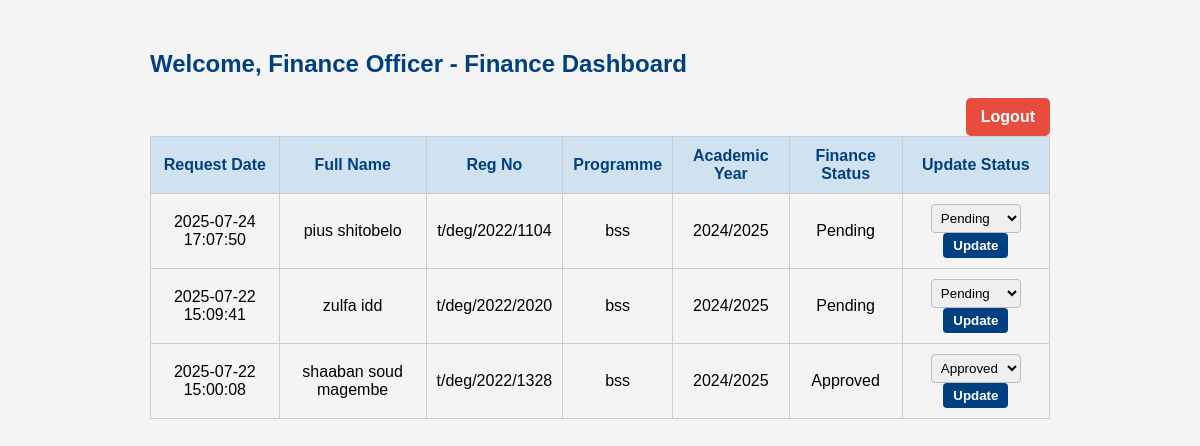
Screenshot of /finance_dashboard.php (signed in) with the database file from the repository.
### tables this page shows
CREATE TABLE `clearance_requests` (
  `id` int(11) NOT NULL,
  `user_id` int(11) NOT NULL,
  `reg_no` varchar(50) NOT NULL,
  `full_name` varchar(255) NOT NULL,
  `academic_year` varchar(20) NOT NULL,
  `programme` varchar(100) NOT NULL,
  `status_finance` enum('pending','approved','rejected') NOT NULL DEFAULT 'pending',
  `status_dean_of_student` enum('pending','approved','rejected') NOT NULL DEFAULT 'pending',
  `status_mwecauso` enum('pending','approved','rejected') NOT NULL DEFAULT 'pending',
  `status_hod` enum('pending','approved','rejected') NOT NULL DEFAULT 'pending',
  `status_hostel` enum('pending','approved','rejected') NOT NULL DEFAULT 'pending',
  `status_registration` enum('pending','approved','rejected') NOT NULL DEFAULT 'pending',
  `status_head_of_faculty` enum('pending','approved','rejected') NOT NULL DEFAULT 'pending',
  `request_date` timestamp NOT NULL DEFAULT current_timestamp(),
  `status_library` enum('pending','approved','rejected') NOT NULL DEFAULT 'pending'
);

### finance_dashboard.php (the view, shortened to what this page needs)
<?php
require_once 'db.php';
$full_name = $_SESSION['full_name'] ?? 'Finance';
$stmt = $pdo->query("SELECT * FROM clearance_requests ORDER BY request_date DESC");
$requests = $stmt->fetchAll(PDO::FETCH_ASSOC);
?>
<!DOCTYPE html>
<html lang="en">
<head>
</head>
<body>
<h2>Welcome, <?php echo htmlspecialchars($full_name); ?> - Finance Dashboard</h2>
<a href="logout.php" class="logout-btn">Logout</a>
<table>
    <thead>
        <tr>
            <th>Request Date</th>
            <th>Full Name</th>
            <th>Reg No</th>
            <th>Programme</th>
            <th>Academic Year</th>
            <th>Finance Status</th>
            <th>Update Status</th>
        </tr>
    </thead>
    <tbody>
        <?php foreach ($requests as $request): ?>
        <tr>
            <td><?php echo htmlspecialchars($request['request_date']); ?></td>
            <td><?php echo htmlspecialchars($request['full_name']); ?></td>
            <td><?php echo htmlspecialchars($request['reg_no']); ?></td>
            <td><?php echo htmlspecialchars($request['programme']); ?></td>
            <td><?php echo htmlspecialchars($request['academic_year']); ?></td>
            <td><?php echo ucfirst($request['status_finance']); ?></td>
            <td>
                <form method="post" style="margin:0;">
                    <select name="new_status" required>
                        <option value="pending" <?php if ($request['status_finance'] == 'pending') echo 'selected'; ?>>Pending</option>
                        <option value="approved" <?php if ($request['status_finance'] == 'approved') echo 'selected'; ?>>Approved</option>
                    </select>
                    <button type="submit" name="update_status" class="update-btn">Update</button>
                </form>
            </td>
        </tr>
        <?php endforeach; ?>
    </tbody>
</table>
</body>
</html>

### finance_dashboard.php (style rules this page uses)
body { font-family: Arial, sans-serif; background: #f4f4f4; padding: 30px; max-width: 900px; margin: auto; }
h2 { color: #004080; }
table { width: 100%; border-collapse: collapse; margin-top: 15px; }
th, td { border: 1px solid #ccc; padding: 10px; text-align: center; }
th { background-color: #d0e2f0; color: #004080; }
.logout-btn { float: right; background: #e74c3c; color: white; padding: 10px 15px; border: none; border-radius: 5px; cursor: pointer; text-decoration: none; font-weight: bold; }
select { padding: 5px; border-radius: 4px; border: 1px solid #bbb; }
button.update-btn { background-color: #004080; color: white; border: none; padding: 5px 10px; border-radius: 4px; cursor: pointer; font-weight: bold; }

### rows the page displays
clearance_requests: request_date "2025-07-24 17:07:50", full_name "pius shitobelo", reg_no "t/deg/2022/1104", programme "bss", academic_year "2024/2025", status_finance "Pending", new_status "Pending"
clearance_requests: request_date "2025-07-22 15:09:41", full_name "zulfa idd", reg_no "t/deg/2022/2020", programme "bss", academic_year "2024/2025", status_finance "Pending", new_status "Pending"
clearance_requests: request_date "2025-07-22 15:00:08", full_name "shaaban soud magembe", reg_no "t/deg/2022/1328", programme "bss", academic_year "2024/2025", status_finance "Approved", new_status "Approved"

### other values shown
$full_name "Finance Officer"
